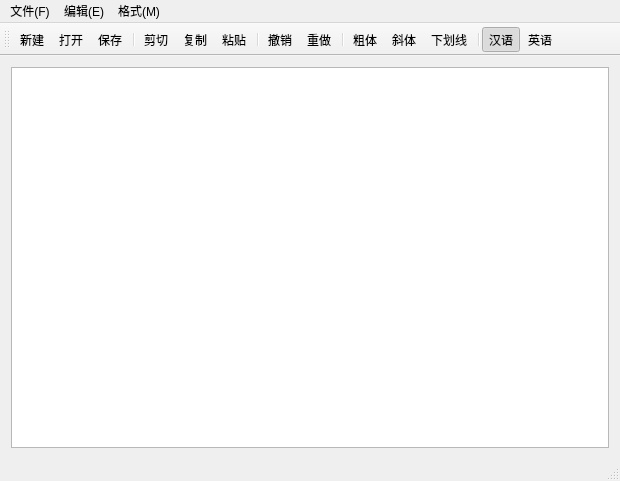
<?xml version="1.0" encoding="UTF-8"?>
<ui version="4.0">
 <class>MainWindow</class>
 <widget class="QMainWindow" name="MainWindow">
  <property name="geometry">
   <rect>
    <x>0</x>
    <y>0</y>
    <width>620</width>
    <height>481</height>
   </rect>
  </property>
  <property name="windowTitle">
   <string>MainWindow</string>
  </property>
  <widget class="QWidget" name="centralWidget">
   <layout class="QGridLayout" name="gridLayout">
    <item row="0" column="0">
     <widget class="QPlainTextEdit" name="textEdit"/>
    </item>
   </layout>
  </widget>
  <widget class="QMenuBar" name="menuBar">
   <property name="geometry">
    <rect>
     <x>0</x>
     <y>0</y>
     <width>620</width>
     <height>23</height>
    </rect>
   </property>
   <widget class="QMenu" name="menu_F">
    <property name="title">
     <string>文件(F)</string>
    </property>
    <addaction name="actFile_New"/>
    <addaction name="actFile_Open"/>
    <addaction name="actFile_Save"/>
    <addaction name="separator"/>
    <addaction name="actClose"/>
   </widget>
   <widget class="QMenu" name="menu_E">
    <property name="title">
     <string>编辑(E)</string>
    </property>
    <addaction name="actEdit_Cut"/>
    <addaction name="actEdit_Copy"/>
    <addaction name="actEdit_Paste"/>
    <addaction name="separator"/>
    <addaction name="actEdit_Undo"/>
    <addaction name="actEdit_Redo"/>
    <addaction name="separator"/>
    <addaction name="actEdit_SelectAll"/>
    <addaction name="actEdit_Clear"/>
   </widget>
   <widget class="QMenu" name="menu_M">
    <property name="title">
     <string>格式(M)</string>
    </property>
    <widget class="QMenu" name="menu">
     <property name="title">
      <string>界面语音</string>
     </property>
     <addaction name="actLang_CN"/>
     <addaction name="actLang_EN"/>
    </widget>
    <addaction name="actFont_Bold"/>
    <addaction name="actFont_Italic"/>
    <addaction name="actFont_UnderLine"/>
    <addaction name="separator"/>
    <addaction name="actSys_ToggleText"/>
    <addaction name="menu"/>
   </widget>
   <addaction name="menu_F"/>
   <addaction name="menu_E"/>
   <addaction name="menu_M"/>
  </widget>
  <widget class="QToolBar" name="mainToolBar">
   <property name="layoutDirection">
    <enum>Qt::LeftToRight</enum>
   </property>
   <property name="autoFillBackground">
    <bool>false</bool>
   </property>
   <property name="allowedAreas">
    <set>Qt::AllToolBarAreas</set>
   </property>
   <property name="orientation">
    <enum>Qt::Horizontal</enum>
   </property>
   <property name="iconSize">
    <size>
     <width>12</width>
     <height>12</height>
    </size>
   </property>
   <property name="toolButtonStyle">
    <enum>Qt::ToolButtonTextUnderIcon</enum>
   </property>
   <attribute name="toolBarArea">
    <enum>TopToolBarArea</enum>
   </attribute>
   <attribute name="toolBarBreak">
    <bool>true</bool>
   </attribute>
   <addaction name="actFile_New"/>
   <addaction name="actFile_Open"/>
   <addaction name="actFile_Save"/>
   <addaction name="separator"/>
   <addaction name="actEdit_Cut"/>
   <addaction name="actEdit_Copy"/>
   <addaction name="actEdit_Paste"/>
   <addaction name="separator"/>
   <addaction name="actEdit_Undo"/>
   <addaction name="actEdit_Redo"/>
   <addaction name="separator"/>
   <addaction name="actFont_Bold"/>
   <addaction name="actFont_Italic"/>
   <addaction name="actFont_UnderLine"/>
   <addaction name="separator"/>
   <addaction name="actLang_CN"/>
   <addaction name="actLang_EN"/>
  </widget>
  <widget class="QStatusBar" name="statusBar"/>
  <action name="actFile_New">
   <property name="icon">
    <iconset resource="res.qrc">
     <normaloff>:/icons/images/100.bmp</normaloff>:/icons/images/100.bmp</iconset>
   </property>
   <property name="text">
    <string>新建</string>
   </property>
   <property name="toolTip">
    <string>新建文件</string>
   </property>
   <property name="shortcut">
    <string>Ctrl+N</string>
   </property>
  </action>
  <action name="actFile_Open">
   <property name="icon">
    <iconset resource="res.qrc">
     <normaloff>:/icons/images/122.bmp</normaloff>:/icons/images/122.bmp</iconset>
   </property>
   <property name="text">
    <string>打开...</string>
   </property>
   <property name="toolTip">
    <string>打开文件</string>
   </property>
   <property name="shortcut">
    <string>Ctrl+O</string>
   </property>
  </action>
  <action name="actFile_Save">
   <property name="icon">
    <iconset resource="res.qrc">
     <normaloff>:/icons/images/104.bmp</normaloff>:/icons/images/104.bmp</iconset>
   </property>
   <property name="text">
    <string>保存</string>
   </property>
   <property name="toolTip">
    <string>保存修改</string>
   </property>
   <property name="shortcut">
    <string>Ctrl+S</string>
   </property>
  </action>
  <action name="actClose">
   <property name="icon">
    <iconset resource="res.qrc">
     <normaloff>:/icons/images/132.bmp</normaloff>:/icons/images/132.bmp</iconset>
   </property>
   <property name="text">
    <string>关闭</string>
   </property>
   <property name="toolTip">
    <string>关闭本窗口</string>
   </property>
  </action>
  <action name="actEdit_Cut">
   <property name="icon">
    <iconset resource="res.qrc">
     <normaloff>:/icons/images/200.bmp</normaloff>:/icons/images/200.bmp</iconset>
   </property>
   <property name="text">
    <string>剪切</string>
   </property>
   <property name="toolTip">
    <string>剪切到粘贴板</string>
   </property>
   <property name="shortcut">
    <string>Ctrl+X</string>
   </property>
  </action>
  <action name="actEdit_Copy">
   <property name="icon">
    <iconset resource="res.qrc">
     <normaloff>:/icons/images/202.bmp</normaloff>:/icons/images/202.bmp</iconset>
   </property>
   <property name="text">
    <string>复制</string>
   </property>
   <property name="toolTip">
    <string>复制到粘贴板</string>
   </property>
   <property name="shortcut">
    <string>Ctrl+C</string>
   </property>
  </action>
  <action name="actEdit_Paste">
   <property name="icon">
    <iconset resource="res.qrc">
     <normaloff>:/icons/images/204.bmp</normaloff>:/icons/images/204.bmp</iconset>
   </property>
   <property name="text">
    <string>粘贴</string>
   </property>
   <property name="toolTip">
    <string>从粘贴板粘贴</string>
   </property>
   <property name="shortcut">
    <string>Ctrl+V</string>
   </property>
  </action>
  <action name="actEdit_Undo">
   <property name="icon">
    <iconset resource="res.qrc">
     <normaloff>:/icons/images/206.bmp</normaloff>:/icons/images/206.bmp</iconset>
   </property>
   <property name="text">
    <string>撤销</string>
   </property>
   <property name="toolTip">
    <string>撤销上一次的操作</string>
   </property>
   <property name="shortcut">
    <string>Ctrl+Z</string>
   </property>
  </action>
  <action name="actEdit_Redo">
   <property name="icon">
    <iconset resource="res.qrc">
     <normaloff>:/icons/images/208.bmp</normaloff>:/icons/images/208.bmp</iconset>
   </property>
   <property name="text">
    <string>重做</string>
   </property>
   <property name="toolTip">
    <string>重做上一次操作</string>
   </property>
   <property name="shortcut">
    <string>Ctrl+Y</string>
   </property>
  </action>
  <action name="actEdit_SelectAll">
   <property name="text">
    <string>全选</string>
   </property>
   <property name="shortcut">
    <string>Ctrl+A</string>
   </property>
  </action>
  <action name="actEdit_Clear">
   <property name="icon">
    <iconset resource="res.qrc">
     <normaloff>:/icons/images/212.bmp</normaloff>:/icons/images/212.bmp</iconset>
   </property>
   <property name="text">
    <string>清空</string>
   </property>
  </action>
  <action name="actFont_Bold">
   <property name="checkable">
    <bool>true</bool>
   </property>
   <property name="icon">
    <iconset resource="res.qrc">
     <normaloff>:/icons/images/500.bmp</normaloff>:/icons/images/500.bmp</iconset>
   </property>
   <property name="text">
    <string>粗体</string>
   </property>
  </action>
  <action name="actFont_Italic">
   <property name="checkable">
    <bool>true</bool>
   </property>
   <property name="icon">
    <iconset resource="res.qrc">
     <normaloff>:/icons/images/502.bmp</normaloff>:/icons/images/502.bmp</iconset>
   </property>
   <property name="text">
    <string>斜体</string>
   </property>
  </action>
  <action name="actFont_UnderLine">
   <property name="checkable">
    <bool>true</bool>
   </property>
   <property name="icon">
    <iconset resource="res.qrc">
     <normaloff>:/icons/images/504.bmp</normaloff>:/icons/images/504.bmp</iconset>
   </property>
   <property name="text">
    <string>下划线</string>
   </property>
  </action>
  <action name="actSys_ToggleText">
   <property name="checkable">
    <bool>true</bool>
   </property>
   <property name="checked">
    <bool>true</bool>
   </property>
   <property name="text">
    <string>显示工具栏文字</string>
   </property>
   <property name="toolTip">
    <string>显示工具栏文字文字</string>
   </property>
  </action>
  <action name="actLang_CN">
   <property name="checkable">
    <bool>true</bool>
   </property>
   <property name="checked">
    <bool>true</bool>
   </property>
   <property name="icon">
    <iconset resource="res.qrc">
     <normaloff>:/icons/images/CN.jpg</normaloff>:/icons/images/CN.jpg</iconset>
   </property>
   <property name="text">
    <string>汉语</string>
   </property>
   <property name="toolTip">
    <string>汉语界面</string>
   </property>
  </action>
  <action name="actLang_EN">
   <property name="checkable">
    <bool>true</bool>
   </property>
   <property name="icon">
    <iconset resource="res.qrc">
     <normaloff>:/icons/images/timg2.jpg</normaloff>:/icons/images/timg2.jpg</iconset>
   </property>
   <property name="text">
    <string>英语</string>
   </property>
   <property name="toolTip">
    <string>英语界面</string>
   </property>
  </action>
 </widget>
 <layoutdefault spacing="6" margin="11"/>
 <resources>
  <include location="res.qrc"/>
 </resources>
 <connections>
  <connection>
   <sender>textEdit</sender>
   <signal>undoAvailable(bool)</signal>
   <receiver>actEdit_Undo</receiver>
   <slot>setEnabled(bool)</slot>
   <hints>
    <hint type="sourcelabel">
     <x>309</x>
     <y>259</y>
    </hint>
    <hint type="destinationlabel">
     <x>-1</x>
     <y>-1</y>
    </hint>
   </hints>
  </connection>
  <connection>
   <sender>textEdit</sender>
   <signal>redoAvailable(bool)</signal>
   <receiver>actEdit_Redo</receiver>
   <slot>setEnabled(bool)</slot>
   <hints>
    <hint type="sourcelabel">
     <x>309</x>
     <y>259</y>
    </hint>
    <hint type="destinationlabel">
     <x>-1</x>
     <y>-1</y>
    </hint>
   </hints>
  </connection>
  <connection>
   <sender>actEdit_Undo</sender>
   <signal>triggered()</signal>
   <receiver>textEdit</receiver>
   <slot>undo()</slot>
   <hints>
    <hint type="sourcelabel">
     <x>-1</x>
     <y>-1</y>
    </hint>
    <hint type="destinationlabel">
     <x>309</x>
     <y>259</y>
    </hint>
   </hints>
  </connection>
  <connection>
   <sender>actEdit_SelectAll</sender>
   <signal>triggered()</signal>
   <receiver>textEdit</receiver>
   <slot>selectAll()</slot>
   <hints>
    <hint type="sourcelabel">
     <x>-1</x>
     <y>-1</y>
    </hint>
    <hint type="destinationlabel">
     <x>309</x>
     <y>259</y>
    </hint>
   </hints>
  </connection>
  <connection>
   <sender>actEdit_Redo</sender>
   <signal>triggered()</signal>
   <receiver>textEdit</receiver>
   <slot>redo()</slot>
   <hints>
    <hint type="sourcelabel">
     <x>-1</x>
     <y>-1</y>
    </hint>
    <hint type="destinationlabel">
     <x>309</x>
     <y>259</y>
    </hint>
   </hints>
  </connection>
  <connection>
   <sender>actEdit_Paste</sender>
   <signal>triggered()</signal>
   <receiver>textEdit</receiver>
   <slot>paste()</slot>
   <hints>
    <hint type="sourcelabel">
     <x>-1</x>
     <y>-1</y>
    </hint>
    <hint type="destinationlabel">
     <x>309</x>
     <y>259</y>
    </hint>
   </hints>
  </connection>
  <connection>
   <sender>actEdit_Cut</sender>
   <signal>triggered()</signal>
   <receiver>textEdit</receiver>
   <slot>cut()</slot>
   <hints>
    <hint type="sourcelabel">
     <x>-1</x>
     <y>-1</y>
    </hint>
    <hint type="destinationlabel">
     <x>309</x>
     <y>259</y>
    </hint>
   </hints>
  </connection>
  <connection>
   <sender>actEdit_Copy</sender>
   <signal>triggered()</signal>
   <receiver>textEdit</receiver>
   <slot>copy()</slot>
   <hints>
    <hint type="sourcelabel">
     <x>-1</x>
     <y>-1</y>
    </hint>
    <hint type="destinationlabel">
     <x>309</x>
     <y>259</y>
    </hint>
   </hints>
  </connection>
  <connection>
   <sender>actEdit_Clear</sender>
   <signal>triggered()</signal>
   <receiver>textEdit</receiver>
   <slot>clear()</slot>
   <hints>
    <hint type="sourcelabel">
     <x>-1</x>
     <y>-1</y>
    </hint>
    <hint type="destinationlabel">
     <x>309</x>
     <y>259</y>
    </hint>
   </hints>
  </connection>
  <connection>
   <sender>actClose</sender>
   <signal>triggered()</signal>
   <receiver>MainWindow</receiver>
   <slot>close()</slot>
   <hints>
    <hint type="sourcelabel">
     <x>-1</x>
     <y>-1</y>
    </hint>
    <hint type="destinationlabel">
     <x>309</x>
     <y>240</y>
    </hint>
   </hints>
  </connection>
 </connections>
</ui>
